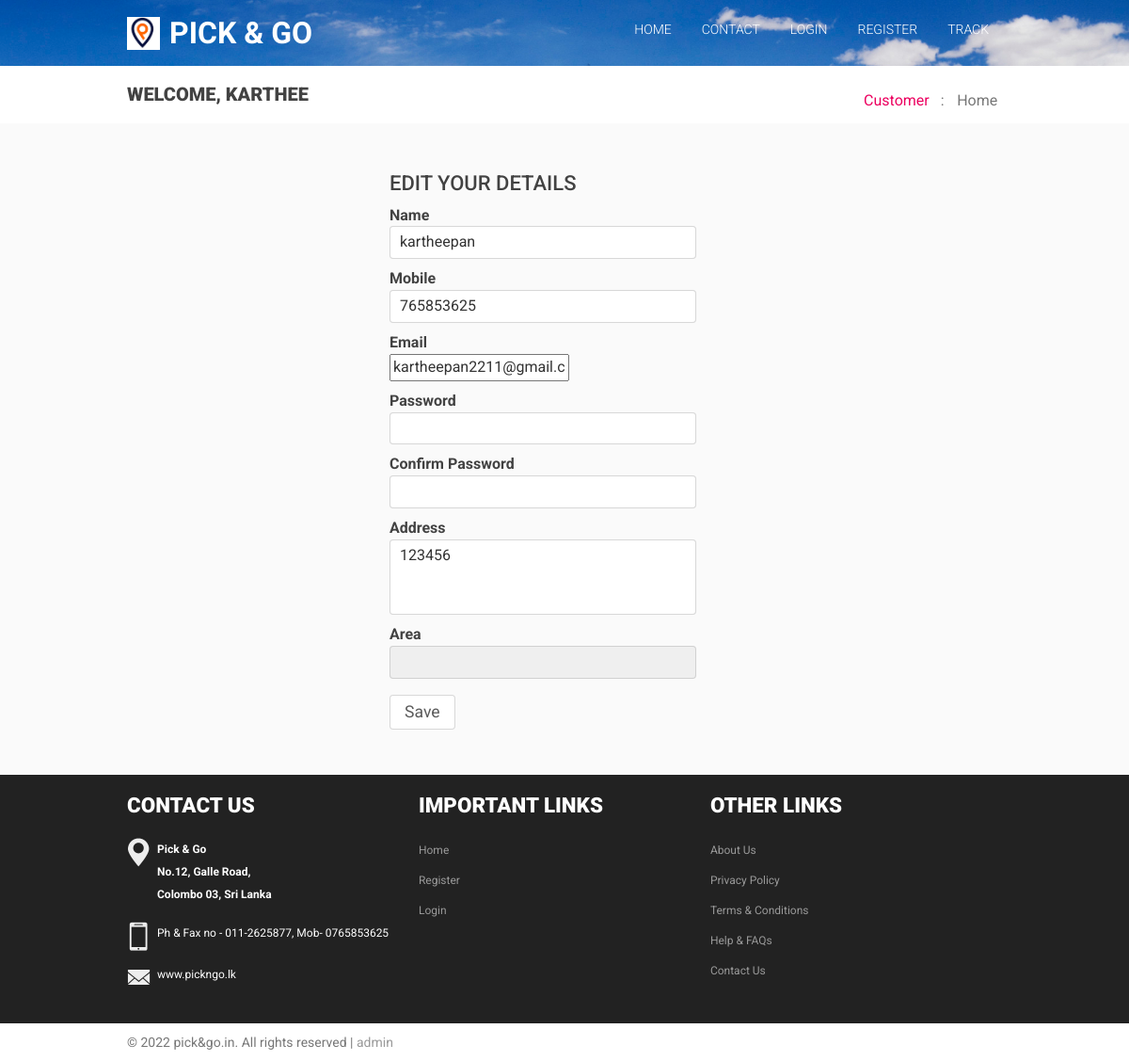
The page /customer/editprof.php (signed in) on the database as committed earlier.
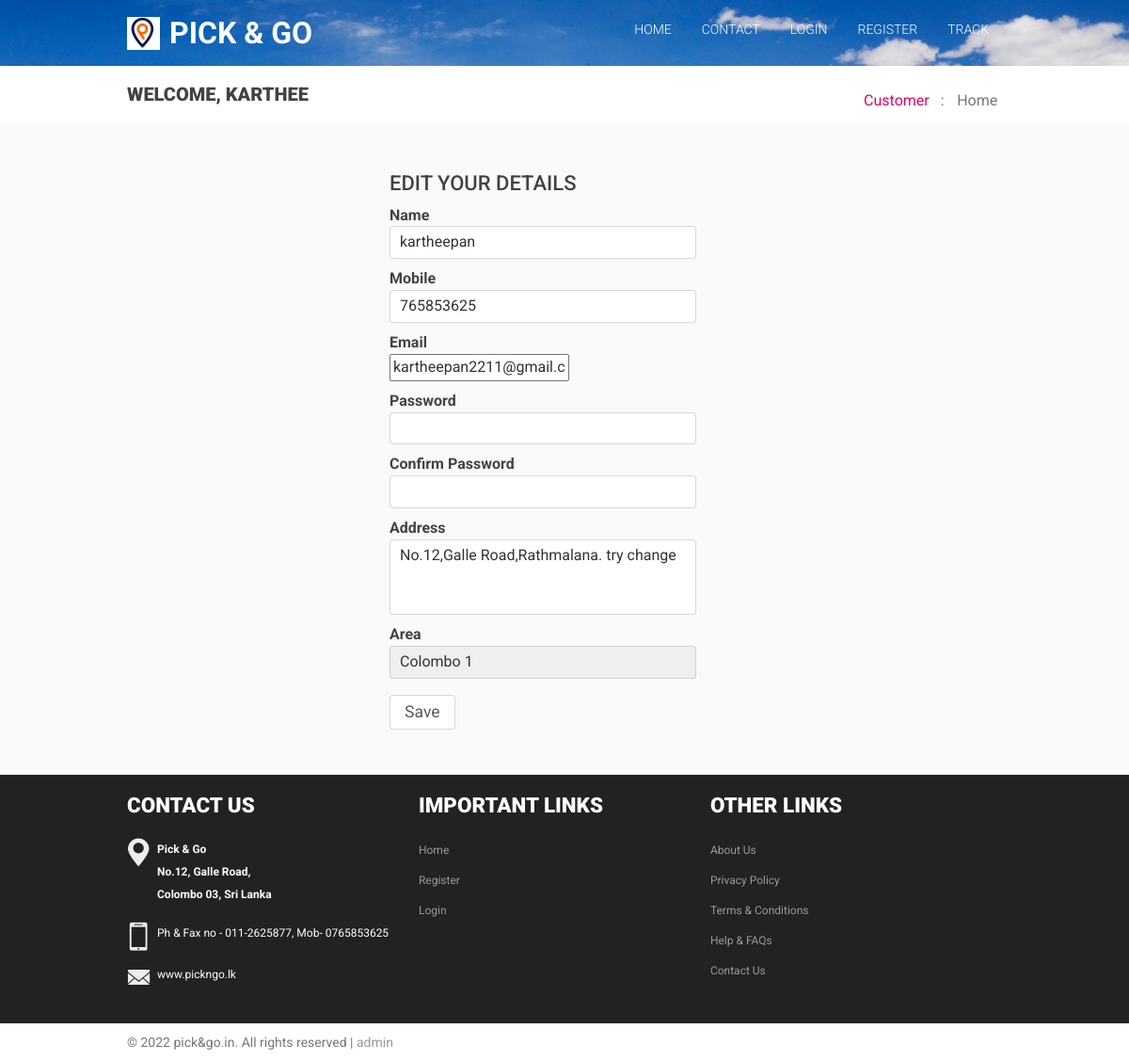
The same page on the database as committed later.
### tables this page shows
CREATE TABLE `customers` (
  `id` int(11) NOT NULL,
  `username` varchar(20) NOT NULL,
  `password` varchar(255) NOT NULL,
  `cName` varchar(100) NOT NULL,
  `phoneNo` int(10) NOT NULL,
  `email` varchar(100) NOT NULL,
  `address` varchar(255) NOT NULL,
  `areaId` int(11) NOT NULL
);

### includes/class-autoload.inc.php (called while the page is built, shortened)
<?php
function myAutoLoader($className){
$url=$_SERVER['HTTP_HOST'].$_SERVER['REQUEST_URI'];
if(strpos($url,'includes') || strpos($url,'customer') || strpos($url,'employee')!==false){
    $path='../classes/';
}else{
    $path="classes/";
}
    $extension=".class.php";
}

### classes/dbh.class.php (called while the page is built)
<?php
class Dbh{
    private $host="localhost";
    private $user="root";
    private $password="";
    private $dbname="pickgo";
    protected function connect(){
       $dsn='mysql:host='.$this->host.';dbname='.$this->dbname;
       $pdo=new PDO($dsn,$this->user,$this->password);
       $pdo->setAttribute(PDO::ATTR_DEFAULT_FETCH_MODE,PDO::FETCH_ASSOC);
       return $pdo;
    }
}
?>

### classes/User.class.php (called while the page is built, shortened)
<?php
class User extends Dbh{
protected function LoginCustomer($username){
  $sql="SELECT * FROM customers WHERE username=?";
  $stmt=$this->connect()->prepare($sql);
  $stmt->execute([$username]);
  return  $stmt;
}
}

### classes/userview.class.php (called while the page is built, shortened)
<?php
class UserView extends User{
    public function CheckCustomerLogin($username){
        $stmt=$this->LoginCustomer($username);
        return $stmt;
    }
}

### classes/area.class.php (called while the page is built)
<?php
class Area extends Dbh{
 protected function DisplayAreas(){
  $sql="SELECT * FROM areas";
  $stmt=$this->connect()->query($sql);
  return $stmt;
}
}

### classes/areaview.class.php (called while the page is built)
<?php
class Areaview extends Area{
 public function ViewAreas(){
        $results=$this->DisplayAreas();
        return $results;
    }
}

### customer/editprof.php (the view, shortened to what this page needs)
<?php
include "../includes/class-autoload.inc.php";
?>
<!DOCTYPE html>
<html>
<head>
<link href="../css/bootstrap.css" rel='stylesheet' type='text/css' />
<link href="../css/style.css" rel='stylesheet' type='text/css' />
    </head>
<body>
<div class="header  about-head "  >
        <div class="container">
                <div class="logo">
                    <img src="../images/logo.png" alt="Logo"  /> <a href="../index.php"><span></span>Pick & Go</a>
                </div>
<div class="top-nav">
    <ul>
        <li ><a href="index.php">Home</a></li>
        <li ><a href="../contact.php">Contact</a></li>
                <li ><a href="../login.php">Login</a></li>
        <li ><a href="../register.php">Register</a></li>
        <li ><a href="tracking.php">Track</a></li>
            </ul>
</div>
<div class="clearfix"> </div>
        </div>
    </div>
<div class="about">
    <div class="breadcrumbs">
        <div class="container">
            <div class="breadcrumbs-left">
                <h1>Welcome, <?php
                            $un=$_SESSION['username'];
                            $EmployeeLogin=new UserView();
                            $results=$EmployeeLogin->CheckCustomerLogin($un);
                            while ($resultById= $results->fetch()) {
                            $Username=$resultById['cName'];
                            $PhoneNo=$resultById["phoneNo"];
                            $Email=$resultById["email"];
                            $Address=$resultById["address"];
                            $areas=$resultById["areaId"];
                            }
                            echo $un;
                            ?></h1>
            </div>
            <div class="breadcrumbs-right">
                <ul>
                    <li><a href="index.php">Customer</a> <label>:</label></li>
                    <li>Home</li>
                </ul>
            </div>
            <div class="clearfix"> </div>
        </div>
    </div>
<div class="about-top-grids">
    <div class="container">
        <div class="contact-grids">
            <div class="contact-right">
                <h2>Edit Your Details</h2>
                <form name="register" id="register" method="post" action="editprof.php">
                            <div>
                            <span>Name</span>
                            <input type="text" name="pname" maxlength="30"value="<?php echo $Username;?>" class="required" />
                            </div>
                            <div>
                            <span>Mobile</span>
                            <input type="text" name="phone" maxlength="10" minlength="10" value="<?php echo $PhoneNo;?>" class="required digits" />
                            </div>
                            <div>
                          <span>Email</span>
                            <input type="email" name="email" maxlength="50" value="<?php echo $Email;?>" class="required" />
                                            </div>
                                            <div>
                                                <span>Password</span>
                                                <input type="password" name="password" maxlength="40"  class="required" />
                                            </div>
                                            <div>
                                                <span>Confirm Password</span>
                                                <input type="password" name="cpassword" maxlength="40"  class="required" />
                                            </div>
                                            <div>
                                                <span>Address</span>
                                                <textarea name="address" class="required"><?php echo $Address; ?></textarea>
                                            </div>
                                            <div id="areas">
                                                <span>Area</span>
                                                <select  name="area" class="required" value="<?php echo $areas;?>">
                                                <?php
                                                $area=new Areaview ();
                                                $areaResults=$area->ViewAreas();
                                                            foreach( $areaResults as $myarea){
                                                            echo '<option value="'. $myarea["id"].'">'. $myarea["area"].'</option>';
                                                        }
                                                        ?>
                                                </select>
                                             </div>
                                            <input type="submit" Value="Save" name="save_submit" />
                                        </form>
						</div>
            </div>
        </div>
    </div>
</div>
<div class="footer">
    <div class="top-footer">
            <div class="container">
                    <div class="top-footer-grids">
                            <div class="top-footer-grid">
                                    <h3>Contact us</h3>
                                    <ul class="address">
                                        <li><span class="map-pin"> </span><label>Pick & Go <br>No.12, Galle Road, <br>Colombo 03, Sri Lanka </label></li>
                                        <li><span class="mob"> </span>Ph & Fax no - 011-2625877, Mob- 0765853625</li>
                                        <li><span class="msg"> </span><a href="#">www.pickngo.lk</a></li>
                                    </ul>
                            </div>
                            <div class="top-footer-grid">
                                    <h3>Important Links</h3>
                                    <ul class="latest-post">
                                        <li><a href="index.php">Home</a> </li>
                                        <li><a href="register.php">Register</a> </li>
                                        <li><a href="login.php">Login</a> </li>
                                    </ul>
                            </div>
                            <div class="top-footer-grid">
                                    <h3>Other Links</h3>
                                    <ul class="latest-post">
                                        <li><a href="#">About Us</a> </li>
                                        <li><a href="#">Privacy Policy</a> </li>
                                        <li><a href="#">Terms & Conditions</a> </li>
                                        <li><a href="#">Help & FAQs</a> </li>
                                        <li><a href="#">Contact Us</a> </li>
                                    </ul>
                            </div>
                    </div>
            </div>
    </div>
    <div class="bottom-footer">
            <div class="container">
                    <div class="bottom-footer-left">
                             <p> &copy; 2022 pick&go.in. All rights reserved | <a href="admin">admin</a></p>
                    </div>
            </div>
    </div>
</div>
	</body>
</html>

Rows that differ between the two databases and show on the page:
changed customers "kartheepan2211@gmail.com": address "123456" → "No.12,Galle Road,Rathmalana. try change"
Other text that changed with them:
form field area: (not shown) → "Colombo 1"
